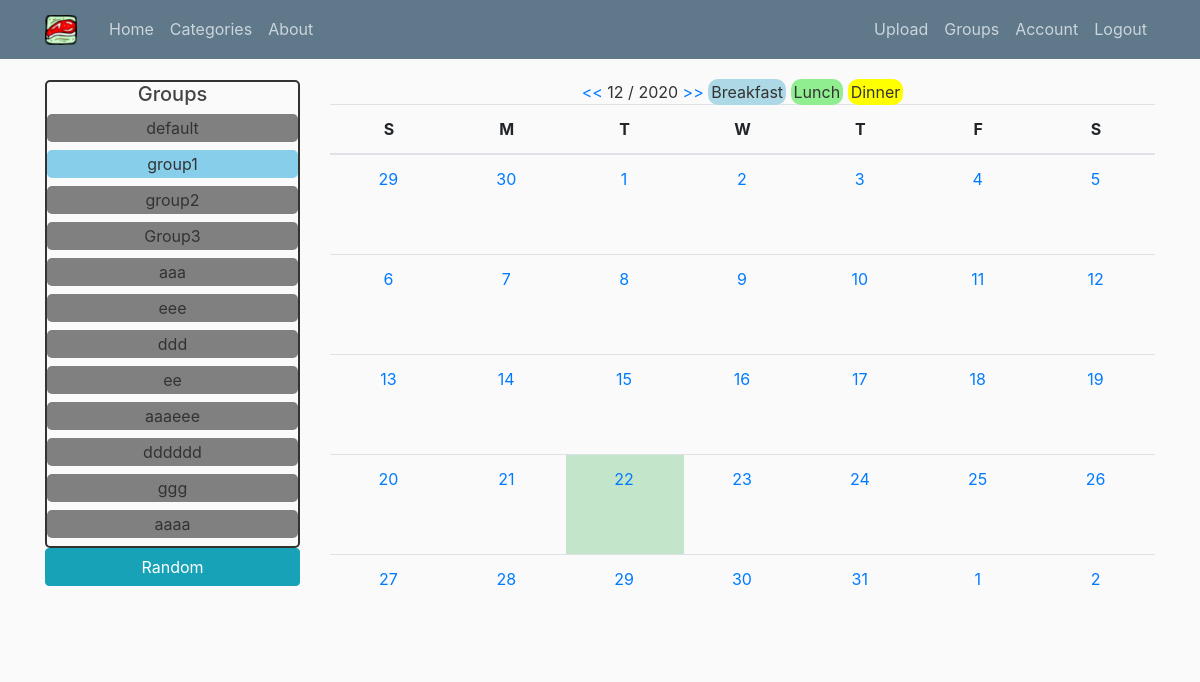
Screenshot of /home (signed in) with the database file from the repository.
### recipe_scheduler/models.py (models this page shows, shortened)
class Group(db.Model):
    __table_name__ = 'group'
    id = db.Column(db.Integer, primary_key=True)
    group_name = db.Column(db.String(50), unique=False)
    events = db.relationship('Event', backref='event_group', lazy=True)
    categories = db.relationship(
        'Category', backref='category_group', lazy=True)
    created_by = db.Column(db.Integer, db.ForeignKey('user.id'))

### recipe_scheduler/main/routes.py (the view, shortened to what this page needs)
@main.route('/', methods=['GET', 'POST'])
@main.route('/home', methods=['GET', 'POST'])
@main.route('/home/<int:year>/<int:month>', methods=['GET', 'POST'])
@login_required
def home(year=None, month=None):
    select_group = request.form.get('group_options')
    sub_form = RandomEventForm()
    categories = Category.query.filter_by(group_id=current_user.current_group)\
        .order_by(Category.category_name).all()
    sub_form.categories.choices = [(r.id, r.category_name) for r in categories]
    if not select_group:
        select_group = current_user.current_group
    if not year and not month:
        dt_now = datetime.datetime.now(datetime.timezone(
            datetime.timedelta(hours=-8)))
        year, month = dt_now.year, dt_now.month
    my_calendar = MonthCalendar()
    context = my_calendar.get_context_data(year, month, select_group)
    user_list = current_user.user_groups
    return render_template('home.html', context=context, user_list=user_list,
                           select_group=int(select_group),
                           group_title="Groups", sub_form=sub_form)

### recipe_scheduler/main/utils.py (called while the page is built, shortened)
    def setup_calendar(self):
        self._calendar = calendar.Calendar(self.first_weekday)

    def get_week_names(self):
        week_names = deque(self.week_names)
        week_names.rotate(-self.first_weekday)
        return week_names

    def get_previous_month(self, date):
        if date.month == 1:
            return date.replace(year=date.year-1, month=12, day=1)
        else:
            return date.replace(month=date.month-1, day=1)

    def get_next_month(self, date):
        if date.month == 12:
            return date.replace(year=date.year+1, month=1, day=1)
        else:
            return date.replace(month=date.month+1, day=1)

    def get_month_days(self, date):
        return self._calendar.monthdatescalendar(date.year, date.month)

    def get_current_month(self, year, month):
        if month and year:
            month = datetime.date(year=int(year), month=int(month), day=1)
        else:
            month = datetime.date.today().replace(day=1)
        return month

    def get_month_schedules(self, start, end, days, group):
        check_event = Event.query.filter(
            Event.event_date.between(start, end)).filter_by(
            group_id=group).all()
        day_schedules = {day: {0: None, 1: None, 2: None} for week in days
                         for day in week}
        size = len(day_schedules)
        return [{key: day_schedules[key] for key in
                 itertools.islice(day_schedules, i, i + 7)} for i in
                range(0, size, 7)]

    def get_month_calendar(self, year, month, group):
        self.setup_calendar()
        current_month = self.get_current_month(year, month)
        calendar_data = {
            'now': datetime.date.today(),
            'month_days': self.get_month_days(current_month),
            'month_current': current_month,
            'month_previous': self.get_previous_month(current_month),
            'month_next': self.get_next_month(current_month),
            'week_names': self.get_week_names(),
        }
        month_days = calendar_data['month_days']
        month_first = month_days[0][0]
        month_last = month_days[-1][-1]
        calendar_data['month_day_schedulers'] = self.get_month_schedules(
            month_first,
            month_last,
            month_days,
            group
        )
        return calendar_data

    def get_context_data(self, year, month, group):
        calendar_context = self.get_month_calendar(year, month, group)
        return calendar_context

### recipe_scheduler/templates/home.html (shortened to what this page needs)
{% extends "layout.html" %}
{% block content %}
<div class="calendar-title">
    <a href="{{ url_for('main.home', year=context.month_previous.year,
        month=context.month_previous.month)}}"> << </a>
    {{ context.month_current.month}} / {{ context.month_current.year }}
    <a href="{{ url_for('main.home', year=context.month_next.year,
        month=context.month_next.month)}}"> >> </a>
    <a class="foodlegend foodkind-0">Breakfast</a>
    <a class="foodlegend foodkind-1">Lunch</a>
    <a class="foodlegend foodkind-2">Dinner</a>
</div>
<table class="table">
    <thead>
        <tr>
            {% for w in context.week_names %}
            <th>{{ w }}</th>
            {% endfor %}
        </tr>
    </thead>
    <tbody>
        {% for week in context.month_day_schedulers %}
        <tr class="rowcell">
            {% for day, schedules in week.items() %}
            {% if context.now == day %}
            <td class="table-success">
                {% else %}
            <td>
                {% endif %}
                <div class="gridcell">
                    <a class="nav-item nav-link calendar_day"
                        href="{{ url_for('events.new_event', day=day) }}">{{ day.day }} </a>
                </div>
            </td>
            {% endfor %}
        </tr>
        {% endfor %}
    </tbody>
</table>
{% endblock content %}

### recipe_scheduler/templates/sub_menu.html (shortened to what this page needs)
{% if current_user.is_authenticated %}
    {% if group_title %}
<form name="myForm" action="{{ url_for('main.home') }}" method="post" id="submit-form-group">
    <h5>{{group_title}}</h5>
    <div id="submenu-group" class="">
        {% for i in user_list%}
        <label for="option-{{i.id}}" class="radio-label">
        {% if i.created_by == current_user.id %}
            {{i.group_name}}
        {% else %}
            {{i.group_name}}(shared)
        {% endif %}
        </label>
        <br>
        {% endfor %}
    </div>
</form>
    {% endif%}
{% if sub_form %}
<form method="POST" action="" enctype="multipart/form-data">
    <button type="button" class="btn btn-info btn-block" data-toggle="collapse" data-target="#submenu-random">
        Random</button>
</form>
{% endif %}
{% endif %}

### recipe_scheduler/static/main.css (style rules this page uses)
body { background: #fafafa; color: #333333; margin-top: 5rem; height: 100%; }
h1, h2, h3, h4, h5, h6 { color: #444444; }
.nav-link { padding: 0px; }
#submit-form-group { border: 2px solid; border-radius: 5px; text-align: center; }
.radio-label { background-color: gray; padding: 2px 10px; width: 100%; border-radius: 5px; cursor: pointer; }
.radiobutton:checked + label { background-color: skyblue; }
table { table-layout: fixed; height: auto; }
.foodlegend { border-radius: 10px; font-size: 16px; padding: 3px; }
.rowcell { position: relative; overflow: hidden; diplay: flex; flex: 1 1 0%; }
.gridcell { flex: 1 1 0%; border-right: 1px solid transparent; overflow: hidden; }
.foodkind-0 { background-color: lightblue; }
.foodkind-1 { background-color: lightgreen; }
.foodkind-2 { background-color: yellow; }
td { height: 100px; }
.calendar_day { padding: 0; }

### rows the page displays
Group: group_name "default"
Group: group_name "group1"
Group: group_name "group2"
Group: group_name "Group3"
Group: group_name "aaa"
Group: group_name "eee"
Group: group_name "ddd"
Group: group_name "ee"
Group: group_name "aaaeee"
Group: group_name "dddddd"
Group: group_name "ggg"
Group: group_name "aaaa"

### other values shown
{{ group_title }} "Groups"
{{ context.month_current.month }} "12"
{{ context.month_current.year }} "2020"
{{ w }} "S" "M" "T" "W" "T" "F" "S"
{{ day.day }} "29" "30" "1" "2" "3" "4" "5" "6" "7" "8" "9" "10" "11" "12" "13" "14" "15" "16" "17" "18" "19" "20" "21" "22" "23" "24" "25" "26" "27" "28" "29" "30" "31" "1" "2"
